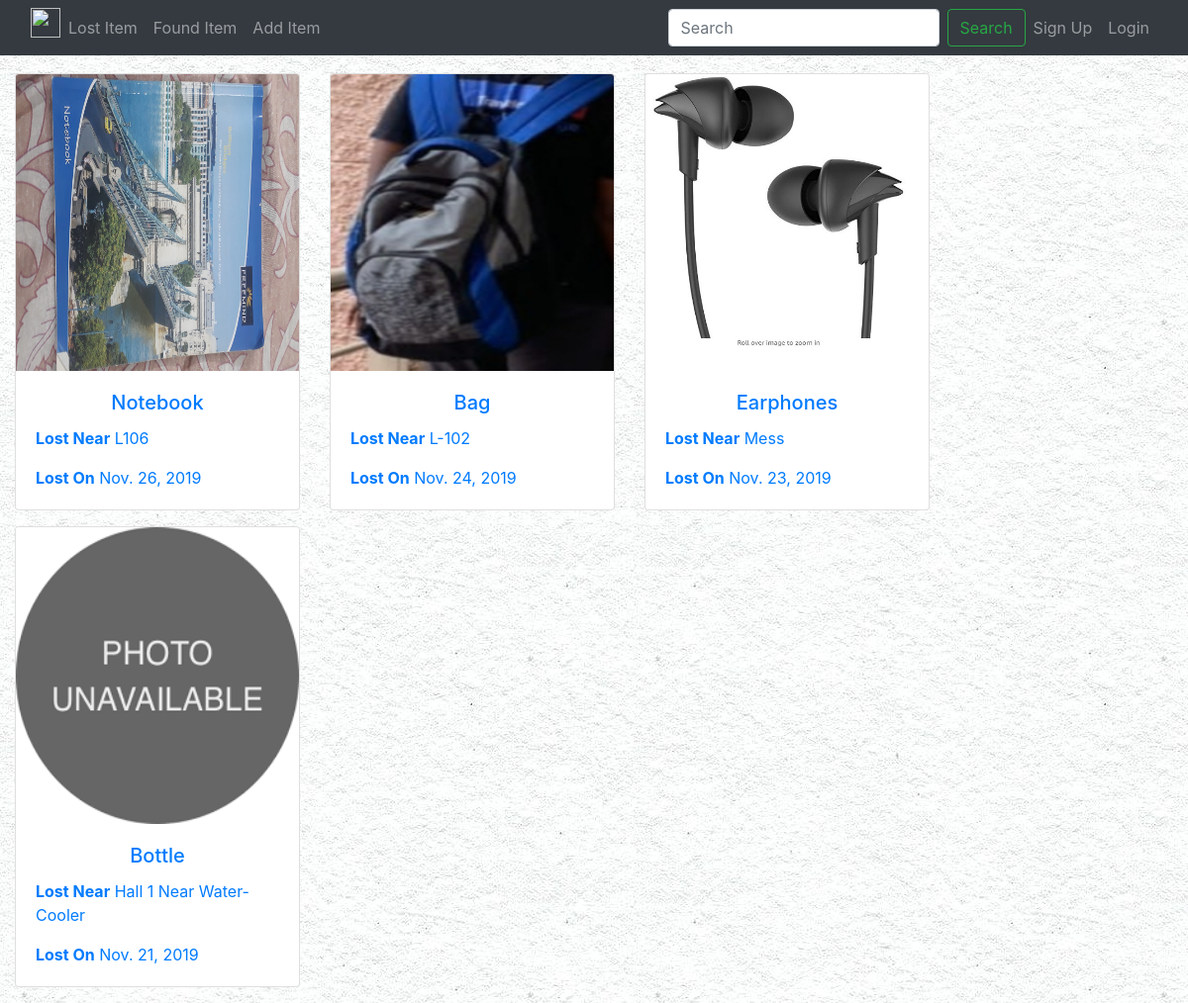
Screenshot of /lost/ with the database file from the repository.
### item/models.py (models this page shows)
class item(models.Model):
    user = models.ForeignKey(User, on_delete=models.CASCADE, related_name='items')
    item_name = models.CharField(max_length=128,null=False)
    item_image = models.ImageField(upload_to='item_image/',blank=True,null=True,default='/item_image/default.png')
    item_description = models.CharField(max_length=256,blank=False)
    item_date = models.DateField()
    item_status_choices = (('L','LOST'),('F','FOUND'))
    item_status = models.CharField(max_length=1,choices=item_status_choices)
    item_last_place_seen = models.CharField(max_length=256,blank=False)

### LOST_FOUND/views.py (the view)
# urls.py: path('lost/', views.lost,name='lost'),
def lost(request):
    it = item.objects.order_by('-item_date')
    context = {}
    query = ""
    if request.GET:
        query = request.GET['q']
        it = item.objects.filter(Q(item_name__icontains=query)|Q(item_description__icontains=query)).order_by('-item_date')
    context['it'] = it
    return render(request, 'lost.html',context)

### templates/lost.html
{% extends "base.html" %}
{% load static from staticfiles %}
{% block content %}
        <div class="container-fluid mt-4">
          <div class="row justify-content-left">
            {% for it in it.all %}
              {% if it.item_status == 'L' %}
                <div class="col-auto mb-3">
                  <div class="card" style="width: 18rem;">
                    <a href="{% url 'details' it.id %}">
                      <img src="{{ it.item_image.url }}" class="card-img-top" alt="Item Image" height="300">
                      <div class="card-body">
                        <h5 class="card-title" align="center">{{ it.item_name }}</h5>
                        <p class="card-text" id="item-card"><b>Lost Near</b> {{ it.item_last_place_seen }}</p>
                        <p class="card-text" id="item-card"><b>Lost On</b> {{ it.item_date }}</p>
                      </div>
                    </a>
                  </div>
                </div>
              {% endif %}
            {% endfor %}
          </div>
        </div>
{% endblock content%}

### templates/base.html (shortened to what this page needs)
{% load staticfiles %}
<html>
    <head>
        <link rel="stylesheet" type="text/css" href="https://cdn.jsdelivr.net/npm/daterangepicker/daterangepicker.css" />
        <link rel="stylesheet" href="{% static 'css/style.css' %}">
         <link rel="stylesheet" href="https://stackpath.bootstrapcdn.com/bootstrap/4.3.1/css/bootstrap.min.css">
    </head>
    <body>
            <nav class="navbar navbar-expand-lg navbar-dark bg-dark fixed-top">
                <div class="container-fluid">
                  <ul class="navbar-nav mr-auto">
                      <img src="https://image.flaticon.com/icons/svg/274/274580.svg" width="30" height="30" alt="">
                    <div class="collapse navbar-collapse" id="navbarSupportedContent">
                        <li class="nav-item">
                          <a class="nav-link" href="{%url 'lost'%}">Lost Item <span class="sr-only">(current)</span></a>
                        </li>
                        <li class="nav-item">
                          <a class="nav-link" href="{% url 'found' %}">Found Item</a>
                        </li>
                        <li class="nav-item">
                            <a class="nav-link" href="{%url 'new_item'%}">Add Item</a>
                        </li>
                      </ul>
                      <form class="form-inline my-2 my-lg-0" method='GET'>
                        <input class="form-control mr-sm-2"  name="q" type="text" placeholder="Search" aria-label="Search">
                        <button class="btn btn-outline-success my-2 my-sm-0" type="submit">Search</button>
                      </form>
                      <ul class="navbar-nav mr auto right">
                        {% if user.is_authenticated %}
                            <li class="nav-item">
                                    <a class="nav-link" href="{% url 'profile' %}">My Profile</a>
                            </li>
                            <li class="nav-item">
                                    <a class="nav-link" href="{% url 'my_items' %}">My Items</a>
                            </li>
                            <a class="nav-item nav-link" href="javascript:{document.getElementById('logout').submit()}">Logout</a>
                            <form id="logout" action="{% url 'logout' %}" method="POST">
                              {% csrf_token %}
                              <input type="hidden">
                            </form>
                        {% else %}
                          <a class="nav-item nav-link" href="{% url 'signup' %}">Sign Up</a>
                          <a class="nav-item nav-link" href="{% url 'login' %}">Login</a>
                        {% endif %}
                      </ul>
                    </div>
            </nav>
            {% block content %}{% endblock content %}
        </body>
    </html>

### LOST_FOUND/static/css/style.css (style rules this page uses)
body { background: white url("background.jpg"); padding-top: 50px; }

### rows the page displays
item: item_image (picture), item_name "Notebook", item_last_place_seen "L106", item_date "Nov. 26, 2019"
item: item_image (picture), item_name "Bag", item_last_place_seen "L-102", item_date "Nov. 24, 2019"
item: item_image (picture), item_name "Earphones", item_last_place_seen "Mess", item_date "Nov. 23, 2019"
item: item_image (placeholder picture), item_name "Bottle", item_last_place_seen "Hall 1 Near Water-Cooler", item_date "Nov. 21, 2019"
